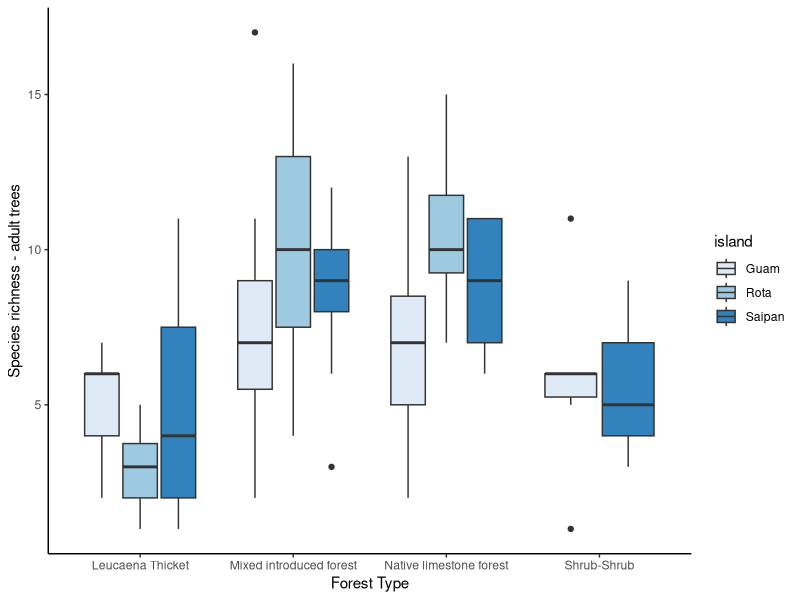

This figure's R source: (Note: this script raises an error after producing the figure.)
#ggplot exercise Day 1
#EEOB590

#We will use the forest trajectory dataset to make some graphs. These are from 25m transects conducted across three islands within 4 different forest types. We measured a bunch of things along each transect, so the dataframe is relatively complex. Be sure to use the ggplot_tutorial.R script to help you with this exercise. 

#Load libraries
library(tidyverse)
library(ggplot2)
library(ggthemes)
library(ggridges)

#Load data
foresttraj <- read.csv("class exercises/class data tidy/foresttrajectory_site_tidy.csv")

#1) Replicate the figure in the graphics folder called spprich.adult.pdf. 

ggplot(foresttraj, aes(x = forest.type, y = num.adult.spp, fill=island)) +
  geom_boxplot()+
  theme_classic()+
  labs(x= "Forest Type", y="Species richness - adult trees")+
scale_fill_brewer(palette = "Blues", labels=c("Guam", "Rota", "Saipan"))+
scale_x_discrete(labels=c("Leucaena Thicket", "Mixed introduced forest", "Native limestone forest", "Shrub-Shrub"))
      

#2) Now, make a figure based on model output from the model below. The final figure should look like the one called num.adult.trees.pdf. Be sure to use the code in the ggplot_tutoria file for this. 

m1 <- glm(num.adults ~ island, data=foresttraj, family=poisson)
  

#FIRST: Add error bars --- create dataframe over which to predict model results
preddata <- with(foresttraj, expand.grid(island = levels(island)))

#predict model results
preddata2 <- as.data.frame(predict(m1, newdata=preddata, type="link", se.fit=TRUE))
preddata2<-cbind(preddata, preddata2)

#calculate upper and lower CI's
preddata2 <- within(preddata2, {
  pred <- exp(fit)
  lwr <- exp(fit - (1.96 * se.fit))
  upr <- exp(fit + (1.96 * se.fit))
})

ggplot(preddata2, aes(island, pred))+
  geom_point()+
  geom_errorbar(aes(ymin=lwr, ymax=upr), width=0.2)+
theme_classic()+
  scale_y_continuous("Number of Adult Trees per Transect") +
  scale_x_discrete("Island", labels=c("Guam", "Rota", "Saipan"))

  

#3) Come up with a cool way to visualize the relationship between the number of adult species and the number of seedling species across the islands and forest types. 
ggplot(foresttraj, aes(x = num.adult.spp, y = num.seedling.spp, color =island))+
  geom_point()+
  facet_grid(.~forest.type)+
theme_minimal()+
  scale_x_continuous("Number of Adult Trees per Transect") +
  scale_y_continuous("Number of Seedling Species") +
  scale_colour_brewer(palette = "Dark2", labels = c("Guam", "Rota", "Saipan"), name = "Island")



#4) Find a cool graphical approach from the websites below, then create a graph of that type using data from the foresttraj dataset 
# http://www.r-graph-gallery.com/ 
# http://r-statistics.co/Top50-Ggplot2-Visualizations-MasterList-R-Code.html 



ggplot(foresttraj, aes(x = num.adult.spp, y = forest.type, fill = island)) +
  geom_density_ridges(alpha=0.4) +
  theme_ridges() + 
  theme(legend.position = "none")+
scale_y_discrete("Forest Type", labels = c("Scrub Shrub", "Native Limestone", "Mixed Introduced", "Leucaena Thicket")) +
  scale_x_continuous("Number of Adult Species") 